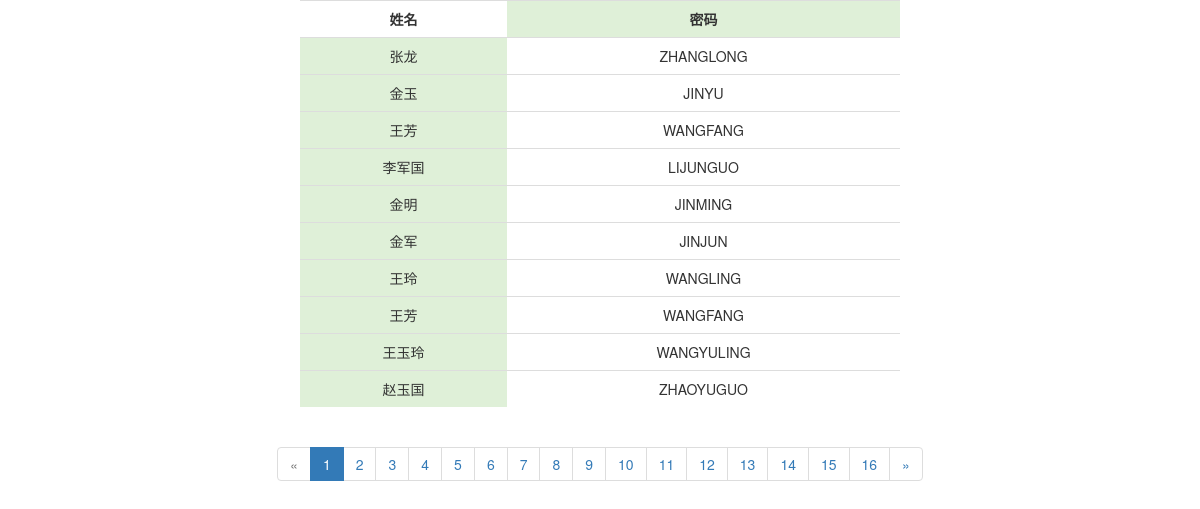
The page / on the database its author committed.
### testone/models.py (models this page shows)
class User(models.Model):
    name = models.CharField(max_length=20)
    password=models.CharField(max_length=30)

### testone/views.py (the view)
# urls.py: path("",views.index,name="index"),
def index(request):
    user_list=User.objects.all()
    paginator=Paginator(user_list,10)
    page=request.GET.get("page")
    currentPage=page;
    try:
        users=paginator.page(page)
    except PageNotAnInteger as identifier:
        users=paginator.page(1)
    except EmptyPage:
        users=paginator.page(paginator.num_pages)
    users.paginator
    paginator.page_range
    return render(request,"index.html",{"users":users})

### testone/templates/index.html (shortened to what this page needs)
{% load staticfiles %}
<!DOCTYPE html>
<html lang="en">
<head>
    <link rel="stylesheet" href="{% static '/bootstrap.min.css' %}">
</head>
<body>
<center>
        {% with paginator=users.paginator c=9 %}
    <table class="table table-hover  text-center" style="display: 0 auto;width: 50%;">
        <tr><th>姓名</th><th class="success">密码</th></tr>
        {% for i in users %}
      <tr><td class="success">{{i.name}}</td>
        <td>{{i.password | upper}}</td>
        </tr>
        {% endfor %}
    </table>
    <div>
        <ul class="pagination">
            {% if users.has_previous %}
            <li ><a href="/?page={{users.previous_page_number}}">&laquo;</a></li>
            {% else %}
            <li class="disabled"><a >&laquo;</a></li>
            {% endif %}
            {% for num in paginator.page_range %}
                {% if  num == users.number %}
                <li class="active success"><a href="#">{{num}}</a></li>
                {% else %}
                <li ><a href="?page={{num}}">{{num}}</a></li>
                {% endif %}
            {% endfor %}
            {% if users.has_next%}
                <li><a href="/?page={{users.next_page_number}}">&raquo;</a></li>
            {% else %}
            <li class="disabled"><a >&raquo;</a></li>
            {% endif %}
            </ul>
{%endwith%}
    </div>
</center>
</html>

### rows shown on the page
User: name "张龙", password "ZHANGLONG"
User: name "金玉", password "JINYU"
User: name "王芳", password "WANGFANG"
User: name "李军国", password "LIJUNGUO"
User: name "金明", password "JINMING"
User: name "金军", password "JINJUN"
User: name "王玲", password "WANGLING"
User: name "王芳", password "WANGFANG"
User: name "王玉玲", password "WANGYULING"
User: name "赵玉国", password "ZHAOYUGUO"

### other values the page prints
{{ num }} "1"
{{ num }} "2" "3" "4" "5" "6" "7" "8" "9" "10" "11" "12" "13" "14" "15" "16"
